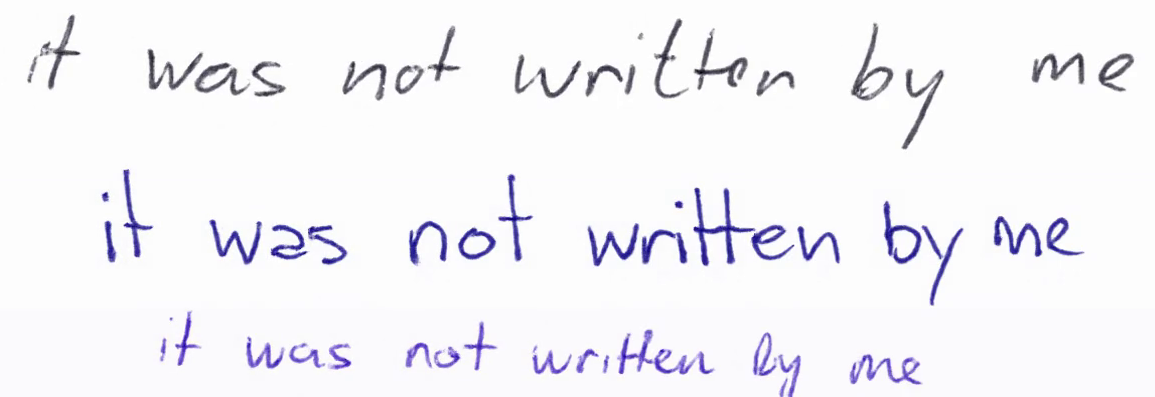
#> input picture sample5.png, 1155 x 397 px
$ python -i segment.py   (imports and definitions only)
#> lines starting #> are read from the running program, lines starting #| are printed output that depends on the picture
import cv2

def segment_characters(img):
    contours, _ = cv2.findContours(img, cv2.RETR_EXTERNAL, cv2.CHAIN_APPROX_SIMPLE)
    char_images = []
    bounding_boxes = sorted([cv2.boundingRect(c) for c in contours], key=lambda b: b[0])
    for box in bounding_boxes:
        x, y, w, h = box
        char_img = img[y:y+h, x:x+w]
        char_img = cv2.resize(char_img, (28,28))
        char_img = char_img / 255.0
        char_img = char_img.reshape(28,28,1)
        char_images.append(char_img)
    return char_images

>>> import cv2
>>> picture = cv2.imread('sample5.png', cv2.IMREAD_GRAYSCALE)
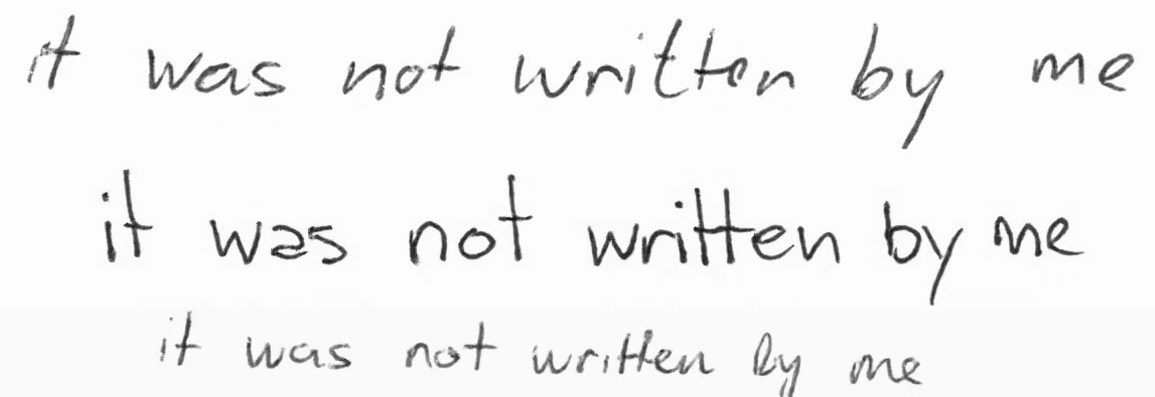
#> picture: shape (397, 1155); min 0, max 255, mean 243.6
>>> result = segment_characters(picture)
#> in segment_characters, `contours, _ = cv2.findContours(img, cv2.RETR_EXTERNAL, cv2.CHAIN_APPRO..`: contours = [[[0, 0], [0, 396], [1154, 396], [1154, 0]]]
#> in segment_characters, `bounding_boxes = sorted([cv2.boundingRect(c) for c in contours], key=l..`: bounding_boxes = [(0, 0, 1155, 397)]
#> the loop in segment_characters, `for box in bounding_boxes:` made 1 pass
#> pass 1, in segment_characters, `char_img = cv2.resize(char_img, (28,28))`:
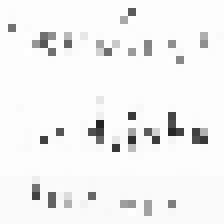
#> char_img: shape (28, 28) (shown 8 times larger); min 35, max 255, mean 242.6
#> after the loop in segment_characters, `for box in bounding_boxes:`: char_images = 1 item
#> result = 1 item

$ run again, on sample6.png
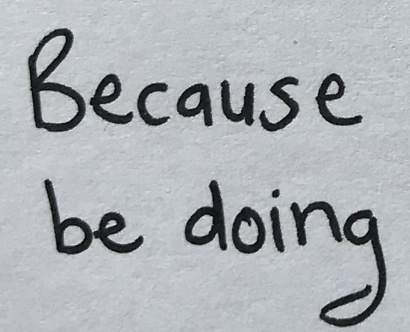
#> input picture sample6.png, 410 x 332 px
#> contours = [[[0, 0], [0, 331], [409, 331], [409, 0]]]
#> bounding_boxes = [(0, 0, 410, 332)]
#> the loop in segment_characters, `for box in bounding_boxes:` made 1 pass
#> pass 1, in segment_characters, `char_img = cv2.resize(char_img, (28,28))`:
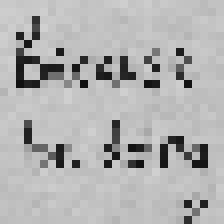
#> char_img: shape (28, 28) (shown 8 times larger); min 16, max 208, mean 177.5
#> after the loop in segment_characters, `for box in bounding_boxes:`: char_images = 1 item
